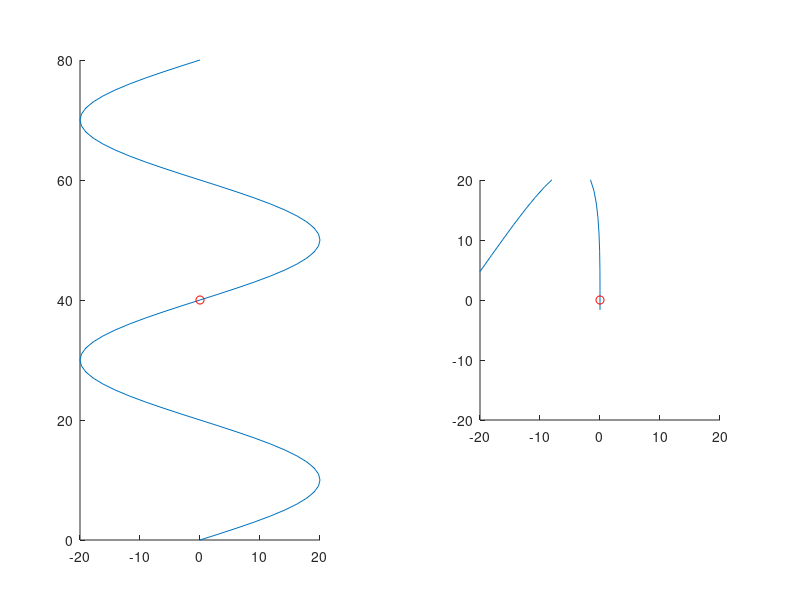

Write MATLAB code to recreate this figure.
function sim_world()
    close all
    
    interface = [];
    interface.main_figure.f = figure('color','w');
    interface.main_figure.ax_static = axes('position',[0.1 0.1 0.3 0.8]);
    axis image
    hold on
    interface.main_figure.ax_dynamic = axes('position',[0.6 0.1 0.3 0.8]);
    axis image
    hold on
    xlim([-20 20]); ylim([-20 20])
    
    dt = 0.05;   % s
    
    road = [];
    road.x = 0:80;  % units
    road.T = 40;
    road.y = @(x) road.T/2*sin(2*pi/road.T*x);
    
    ego = [];
    ego.v = 10;     % units/s
    ego.x = @(t,x_1) ego.v*t - road.x(end)*floor(x_1/road.x(end));
    ego.y = @(x) road.y(x);
    ego.x_1 = 0;
    
    % initialize simulation animation variables
    t = 0;          % time
    
    road_x = road.x;
    road_y = road.y(road_x);
    
    ego_x = ego.x(t,ego.x_1);
    ego_y = ego.y(ego_x);
    
    % static axis
    road.m.static = plot(interface.main_figure.ax_static,...
        road_y, road_x);
    ego.m.static =  plot(interface.main_figure.ax_static,...
        ego_y,ego_x,'or');
    
    % dynamic axes
    [road_x,road_y] = dynamic_transform_coordinates(...
        road_x,road_y,ego_x,ego_y);
    road.m.dynamic = plot(interface.main_figure.ax_dynamic,...
        road_y,road_x);
    ego.m.dynamic =  plot(interface.main_figure.ax_dynamic,...
        0,0,'or');
    
    while t < 100;
        
        % update common variables
        ego_x = ego.x(t,ego.x_1);
        ego_y = ego.y(ego_x);
        road_x = road.x + ego.x_1;
        road_y = road.y(road_x);
        
        % ************************* static axes *************************
        
        % update ego
        set(ego.m.static,'xData',ego_y,'yData',ego_x)
        ego.x_1 = ego.x(t,0);
        
        % ************************* dynamic axes *************************
        
        % update road
        [road_x,road_y] = dynamic_transform_coordinates(...
        road_x,road_y,ego.x_1,ego.y(ego.x_1));
        set(road.m.dynamic,'xData',road_y,'yData',road_x)
        
        % increment time
        t = t + dt;
        pause(dt)
    end
    
    function [x, y] = dynamic_transform_coordinates(x,y,x_ref,y_ref)
        % rotation matrix
        r = @(x,y,t) [x(:),y(:)]*[cos(t) -sin(t);...
                                  sin(t)  cos(t)];
        % rmove offset
        x = x - x_ref;
        y = y - y_ref;
        
        %find root
        [~,i_root] = min(abs(x));
                
        % calculate rotation angle
        dx = x(i_root+1) - x(i_root);
        dy = y(i_root+1) - y(i_root);
        theta = atan2(dy,dx);
        
        % apply rotation
        xy = r(x,y,theta);
        
        % return results
        x = xy(:,1);
        y = xy(:,2);
        
    end
    
end
